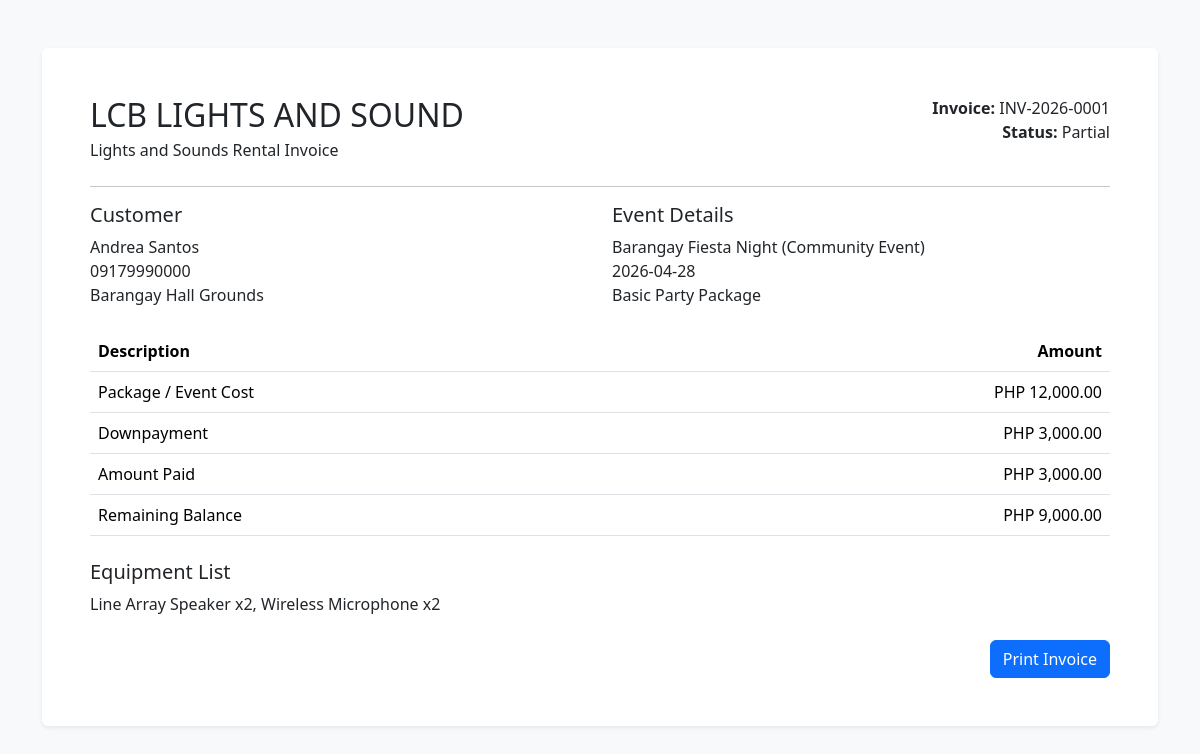
Screenshot of /admin/invoice.php?id=1 (signed in) with the database file from the repository.
### tables this page shows
CREATE TABLE payments (
    id INT AUTO_INCREMENT PRIMARY KEY,
    event_id INT NOT NULL,
    total_cost DECIMAL(10,2) NOT NULL DEFAULT 0,
    downpayment DECIMAL(10,2) NOT NULL DEFAULT 0,
    amount_paid DECIMAL(10,2) NOT NULL DEFAULT 0,
    remaining_balance DECIMAL(10,2) NOT NULL DEFAULT 0,
    payment_status ENUM('Pending', 'Partial', 'Paid') NOT NULL DEFAULT 'Pending',
    invoice_number VARCHAR(60) NOT NULL,
    created_at TIMESTAMP DEFAULT CURRENT_TIMESTAMP,
    FOREIGN KEY (event_id) REFERENCES events(id) ON DELETE CASCADE
);

CREATE TABLE events (
    id INT AUTO_INCREMENT PRIMARY KEY,
    rental_user_id INT NOT NULL,
    package_id INT NULL,
    event_name VARCHAR(150) NOT NULL,
    event_type VARCHAR(100) NOT NULL,
    event_date DATE NOT NULL,
    start_time TIME NOT NULL,
    end_time TIME NOT NULL,
    address TEXT NOT NULL,
    full_name VARCHAR(150) NOT NULL,
    contact_number VARCHAR(30) NOT NULL,
    notes TEXT NULL,
    attachment_filename VARCHAR(255) NULL,
    event_status ENUM('Pending', 'Approved', 'Denied', 'Completed') NOT NULL DEFAULT 'Pending',
    created_at TIMESTAMP DEFAULT CURRENT_TIMESTAMP,
    FOREIGN KEY (rental_user_id) REFERENCES users(id) ON DELETE CASCADE,
    FOREIGN KEY (package_id) REFERENCES packages(id) ON DELETE SET NULL
);

CREATE TABLE packages (
    id INT AUTO_INCREMENT PRIMARY KEY,
    package_name VARCHAR(150) NOT NULL,
    description TEXT NULL,
    equipment_ids TEXT NULL,
    equipment_summary TEXT NULL,
    price DECIMAL(10,2) NOT NULL DEFAULT 0,
    availability_status ENUM('Available', 'Unavailable') NOT NULL DEFAULT 'Available',
    approval_status ENUM('Pending', 'Approved', 'Denied') NOT NULL DEFAULT 'Pending',
    submitted_by INT NULL,
    approved_by INT NULL,
    created_at TIMESTAMP DEFAULT CURRENT_TIMESTAMP,
    FOREIGN KEY (submitted_by) REFERENCES users(id) ON DELETE SET NULL,
    FOREIGN KEY (approved_by) REFERENCES users(id) ON DELETE SET NULL
);

### config/helpers.php (called while the page is built, shortened)
<?php
function db(): mysqli
{
    global $mysqli;
    return $mysqli;
}
function e(?string $value): string
{
    return htmlspecialchars((string) $value, ENT_QUOTES, 'UTF-8');
}
function fetch_one(string $sql, string $types = '', array $params = []): ?array
{
    $stmt = db()->prepare($sql);
    if ($types !== '') {
        $stmt->bind_param($types, ...$params);
    }
    $stmt->execute();
    $result = $stmt->get_result()->fetch_assoc();
    return $result ?: null;
}
function money(float $value): string
{
    return 'PHP ' . number_format($value, 2);
}

### admin/invoice.php (the view, shortened to what this page needs)
<?php
$id = (int) ($_GET['id'] ?? 0);
$payment = fetch_one('
    SELECT pay.*, e.event_name, e.event_type, e.event_date, e.address, e.full_name, e.contact_number, p.package_name, p.equipment_summary
    FROM payments pay
    JOIN events e ON e.id = pay.event_id
    LEFT JOIN packages p ON p.id = e.package_id
    WHERE pay.id = ?
', 'i', [$id]);
?>
<!DOCTYPE html>
<html lang="en">
<head>
    <link href="https://cdn.jsdelivr.net/npm/bootstrap@5.3.3/dist/css/bootstrap.min.css" rel="stylesheet">
</head>
<body class="bg-light">
    <div class="container py-5">
        <div class="card shadow-sm border-0">
            <div class="card-body p-5">
                <div class="d-flex justify-content-between mb-4">
                    <div>
                        <h2 class="mb-1">LCB LIGHTS AND SOUND</h2>
                        <div>Lights and Sounds Rental Invoice</div>
                    </div>
                    <div class="text-end">
                        <div><strong>Invoice:</strong> <?= e($payment['invoice_number']) ?></div>
                        <div><strong>Status:</strong> <?= e($payment['payment_status']) ?></div>
                    </div>
                </div>
                <hr>
                <div class="row mb-4">
                    <div class="col-md-6">
                        <h5>Customer</h5>
                        <div><?= e($payment['full_name']) ?></div>
                        <div><?= e($payment['contact_number']) ?></div>
                        <div><?= e($payment['address']) ?></div>
                    </div>
                    <div class="col-md-6">
                        <h5>Event Details</h5>
                        <div><?= e($payment['event_name']) ?> (<?= e($payment['event_type']) ?>)</div>
                        <div><?= e($payment['event_date']) ?></div>
                        <div><?= e($payment['package_name'] ?? 'Custom Package') ?></div>
                    </div>
                </div>
                <table class="table">
                    <thead><tr><th>Description</th><th class="text-end">Amount</th></tr></thead>
                    <tbody>
                        <tr><td>Package / Event Cost</td><td class="text-end"><?= e(money((float) $payment['total_cost'])) ?></td></tr>
                        <tr><td>Downpayment</td><td class="text-end"><?= e(money((float) $payment['downpayment'])) ?></td></tr>
                        <tr><td>Amount Paid</td><td class="text-end"><?= e(money((float) $payment['amount_paid'])) ?></td></tr>
                        <tr><td>Remaining Balance</td><td class="text-end"><?= e(money((float) $payment['remaining_balance'])) ?></td></tr>
                    </tbody>
                </table>
                <div class="mt-4">
                    <h5>Equipment List</h5>
                    <div><?= e($payment['equipment_summary'] ?: 'Package items not listed.') ?></div>
                </div>
                <div class="mt-4 text-end">
                    <button class="btn btn-primary" onclick="window.print()">Print Invoice</button>
                </div>
            </div>
        </div>
    </div>
</body>
</html>

### rows the page displays
payments: invoice_number "INV-2026-0001", payment_status "Partial", event.full_name "Andrea Santos", event.contact_number "09179990000", event.address "Barangay Hall Grounds", event.event_name "Barangay Fiesta Night", event.event_type "Community Event", event.event_date "2026-04-28", packages.package_name "Basic Party Package", total_cost "PHP 12,000.00", downpayment "PHP 3,000.00", amount_paid "PHP 3,000.00", remaining_balance "PHP 9,000.00", packages.equipment_summary "Line Array Speaker x2, Wireless Microphone x2"
